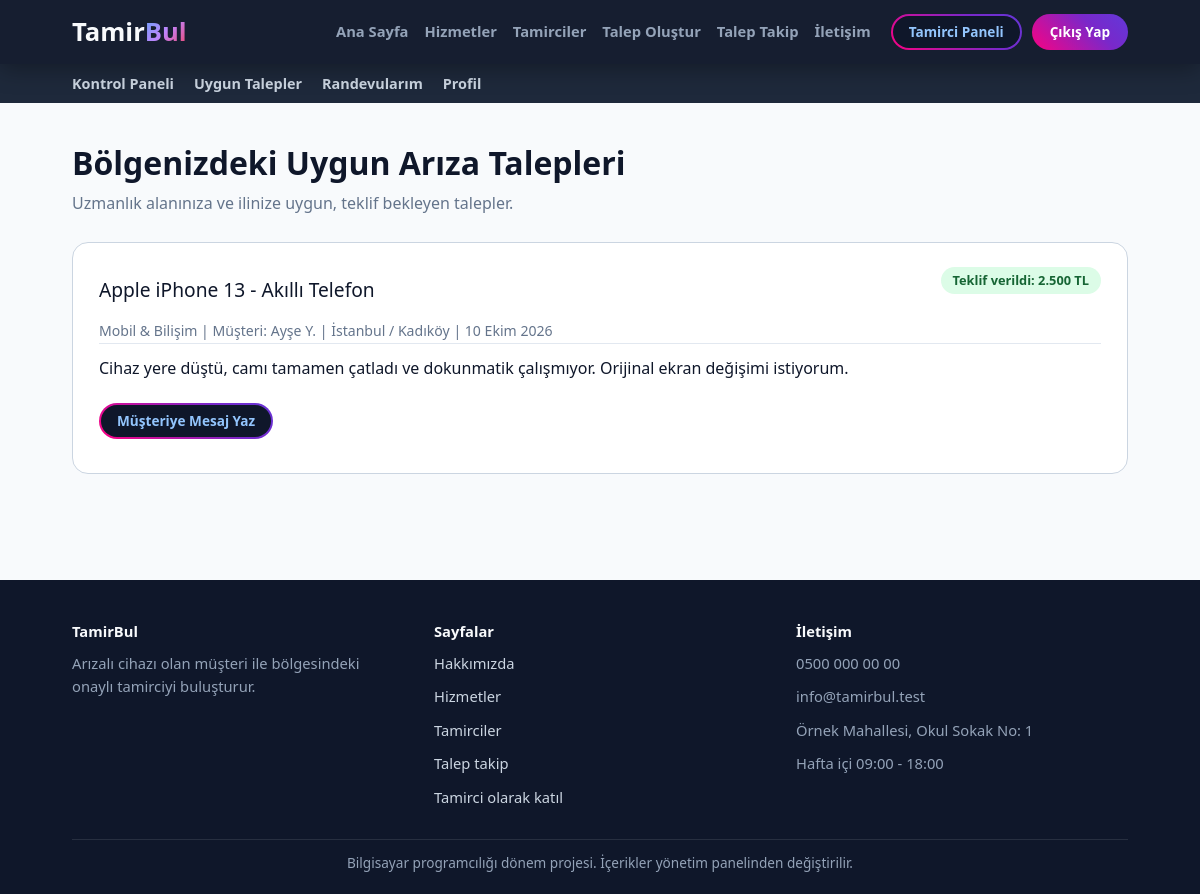
Screenshot of /tamirci/gelen-talepler.php (signed in) with the database file from the repository.
### tables this page shows
CREATE TABLE site_ayarlari (
    id INT AUTO_INCREMENT PRIMARY KEY,  
    anahtar VARCHAR(50) NOT NULL UNIQUE,  
    deger TEXT NOT NULL,  
    etiket VARCHAR(100) NOT NULL DEFAULT ''  
);

CREATE TABLE talepler (
    id INT AUTO_INCREMENT PRIMARY KEY,  
    musteri_id INT NOT NULL,  
    hizmet_id INT NULL,  
    tamirci_id INT NULL,  
    kategori_id INT NOT NULL,  
    cihaz_turu VARCHAR(80) NOT NULL,  
    marka VARCHAR(50) NOT NULL,  
    model VARCHAR(50) NOT NULL,  
    ariza TEXT NOT NULL,  
    resim VARCHAR(255) NOT NULL DEFAULT '',  
    sehir VARCHAR(50) NOT NULL,  
    ilce VARCHAR(50) NOT NULL,  
    durum VARCHAR(30) NOT NULL,  
    takip_kodu VARCHAR(20) NOT NULL,  
    puan TINYINT NOT NULL DEFAULT 0,  
    olusturma_tarihi DATETIME NOT NULL  
);

CREATE TABLE teklifler (
    id INT AUTO_INCREMENT PRIMARY KEY,  
    talep_id INT NOT NULL,  
    tamirci_id INT NOT NULL,  
    fiyat DECIMAL(10,2) NOT NULL,  
    sure VARCHAR(50) NOT NULL,  
    aciklama TEXT NOT NULL,  
    durum VARCHAR(20) NOT NULL,  
    tarih DATETIME NOT NULL  
);

CREATE TABLE kategoriler (
    id INT AUTO_INCREMENT PRIMARY KEY,  
    ad VARCHAR(80) NOT NULL,  
    aciklama TEXT NOT NULL,  
    resim VARCHAR(255) NOT NULL DEFAULT ''  
);

CREATE TABLE kullanicilar (
    id INT AUTO_INCREMENT PRIMARY KEY,  
    ad VARCHAR(50) NOT NULL,  
    soyad VARCHAR(50) NOT NULL,  
    eposta VARCHAR(100) NOT NULL UNIQUE,  
    sifre VARCHAR(255) NOT NULL,  
    telefon VARCHAR(20) NOT NULL,  
    rol VARCHAR(20) NOT NULL,  
    isletme_adi VARCHAR(100) NOT NULL DEFAULT '',  
    sehir VARCHAR(50) NOT NULL,  
    ilce VARCHAR(50) NOT NULL DEFAULT '',  
    adres TEXT NOT NULL,  
    hakkinda TEXT NOT NULL,  
    onayli TINYINT NOT NULL DEFAULT 0,  
    kayit_tarihi DATETIME NOT NULL  
);

### ortak/hazirla.php (called while the page is built, shortened)
<?php
if (is_dir("ortak")) {
    $kok = "";
} else {
    $kok = "../";
}
include __DIR__ . "/baglanti.php";
include __DIR__ . "/guvenlik.php";

### ortak/baglanti.php (called while the page is built, shortened)
<?php
$baglanti = mysqli_connect("127.0.0.1", "root", "", "tamirbul");
$veritabani_hazir = ($baglanti != false);
if ($veritabani_hazir) {
    mysqli_set_charset($baglanti, "utf8mb4");
}
function sorgula($sorgu) {
    global $baglanti;
    return mysqli_query($baglanti, $sorgu);
}
function satirlar($sorgu) {
    $liste = array();
    $sonuc = sorgula($sorgu);
    while ($sonuc && $satir = mysqli_fetch_assoc($sonuc)) {
        $liste[] = $satir;
    }
    return $liste;
}
function tek_satir($sorgu) {
    $liste = satirlar($sorgu);
    return $liste[0];
}
function sayi_getir($sorgu) {
    $satir = tek_satir($sorgu);
    return (int) reset($satir);
}
function temizle($yazi) {
    global $baglanti;
    return mysqli_real_escape_string($baglanti, $yazi);
}
function ayar_getir($anahtar, $yoksa_bu) {
    $satir = tek_satir("SELECT deger FROM site_ayarlari WHERE anahtar = '" . temizle($anahtar) . "'");
    return $satir["deger"];
}

### ortak/guvenlik.php (called while the page is built, shortened)
<?php
function giris_yapildi_mi() {
    return isset($_SESSION["kullanici_id"]);
}
function temiz_yaz($metin) {
    return htmlspecialchars($metin, ENT_QUOTES, "UTF-8");
}
function fiyat_yaz($fiyat) {
    return number_format((float) $fiyat, 0, ",", ".") . " TL";
}
function tarih_yaz($tarih) {
    $zaman = strtotime($tarih);
    $aylar = array("", "Ocak", "Şubat", "Mart", "Nisan", "Mayıs", "Haziran", "Temmuz", "Ağustos", "Eylül", "Ekim", "Kasım", "Aralık");
    return date("d", $zaman) . " " . $aylar[(int) date("n", $zaman)] . " " . date("Y", $zaman);
}
function kisa_ad($ad, $soyad) {
    return $ad . " " . mb_substr($soyad, 0, 1, "UTF-8") . ".";
}

### tamirci/uygun-talepler-sorgu.php (called while the page is built)
<?php
$ben = tek_satir("SELECT sehir FROM kullanicilar WHERE id = $benim_id");
$benim_sehir = temizle($ben["sehir"]);
$sorgu = "SELECT talepler.*, kategoriler.ad AS kategori_adi, kullanicilar.ad AS musteri_ad, kullanicilar.soyad AS musteri_soyad, benim_teklif.fiyat AS benim_fiyat, benim_teklif.sure AS benim_sure FROM talepler";
$sorgu = $sorgu . " INNER JOIN kategoriler ON kategoriler.id = talepler.kategori_id";
$sorgu = $sorgu . " INNER JOIN kullanicilar ON kullanicilar.id = talepler.musteri_id";
$sorgu = $sorgu . " INNER JOIN tamirci_yetkinlikleri ON tamirci_yetkinlikleri.kategori_id = talepler.kategori_id AND tamirci_yetkinlikleri.tamirci_id = $benim_id";
$sorgu = $sorgu . " LEFT JOIN teklifler AS benim_teklif ON benim_teklif.talep_id = talepler.id AND benim_teklif.tamirci_id = $benim_id";
$sorgu = $sorgu . " WHERE talepler.durum = 'beklemede' AND talepler.sehir = '$benim_sehir'";
$sorgu = $sorgu . " ORDER BY talepler.id DESC";
$uygun_talepler = satirlar($sorgu);

### tamirci/gelen-talepler.php (the view, shortened to what this page needs)
<?php
include "../ortak/hazirla.php";
$benim_id = (int) $_SESSION["kullanici_id"];
include "uygun-talepler-sorgu.php";
include "../ortak/baslik.php";
include "menu.php";
?>
<section class="dashboard-section">
    <div class="container">
        <div class="dashboard-header">
            <h2>Bölgenizdeki Uygun Arıza Talepleri</h2>
            <p>Uzmanlık alanınıza ve ilinize uygun, teklif bekleyen talepler.</p>
        </div>
        <div class="requests-list">
            <?php if ($onayli != 1) { ?>
                <p class="bos-liste">Talepleri görmek için yönetici onayı gerekiyor.</p>
            <?php } else { ?>
                <?php foreach ($uygun_talepler as $talep) { ?>
                    <div class="request-item">
                        <div class="request-header">
                            <span class="request-title"><?php echo temiz_yaz($talep["marka"] . " " . $talep["model"] . " - " . $talep["cihaz_turu"]); ?></span>
                            <?php if ($talep["benim_fiyat"] !== null) { ?>
                                <span class="badge badge-success">Teklif verildi: <?php echo fiyat_yaz($talep["benim_fiyat"]); ?></span>
                            <?php } else { ?>
                                <span class="badge badge-warning">Teklif Bekliyor</span>
                            <?php } ?>
                        </div>
                        <div class="request-meta"><?php echo temiz_yaz($talep["kategori_adi"]); ?> | Müşteri: <?php echo temiz_yaz(kisa_ad($talep["musteri_ad"], $talep["musteri_soyad"])); ?> | <?php echo temiz_yaz($talep["sehir"] . " / " . $talep["ilce"]); ?> | <?php echo tarih_yaz($talep["olusturma_tarihi"]); ?></div>
                        <div class="request-desc"><?php echo temiz_yaz($talep["ariza"]); ?></div>
                        <div class="offer-actions">
                            <?php if ($talep["benim_fiyat"] === null) { ?>
                                <a class="btn btn-sm btn-secondary" href="teklif-ver.php?talep_id=<?php echo (int) $talep["id"]; ?>">Hemen Fiyat Teklifi Ver</a>
                            <?php } else { ?>
                                <a class="btn btn-sm btn-outline" href="../sohbet.php?talep=<?php echo (int) $talep["id"]; ?>">Müşteriye Mesaj Yaz</a>
                            <?php } ?>
                        </div>
                    </div>
                <?php } ?>
            <?php } ?>
        </div>
    </div>
</section>
<?php
include "../ortak/altlik.php";
?>

### ortak/baslik.php (shortened to what this page needs)
<?php
$site_adi = ayar_getir("site_adi", "TamirBul");
$logo_on = mb_substr($site_adi, 0, 5, "UTF-8");
$logo_arka = mb_substr($site_adi, 5, null, "UTF-8");
$acik_dosya = basename($_SERVER["PHP_SELF"]);
$menu_linkleri = array(
    "index.php" => "Ana Sayfa",
    "hizmetler.php" => "Hizmetler",
    "tamirciler.php" => "Tamirciler",
    "talep-olustur.php" => "Talep Oluştur",
    "talep-takip.php" => "Talep Takip",
    "iletisim.php" => "İletişim"
);
$panel_adresi = "musteri/panel.php";
$panel_yazisi = "Hesabım";
if (isset($_SESSION["rol"]) && $_SESSION["rol"] == "tamirci") {
    $panel_adresi = "tamirci/panel.php";
    $panel_yazisi = "Tamirci Paneli";
}
?>
<!DOCTYPE html>
<html lang="tr">
<head>
    <link rel="stylesheet" href="<?php echo $kok; ?>css/stil.css">
</head>
<body>
    <header class="navbar">
        <div class="container navbar-container">
            <a class="logo" href="<?php echo $kok; ?>index.php">
                <h1><?php echo temiz_yaz($logo_on); ?><span><?php echo temiz_yaz($logo_arka); ?></span></h1>
            </a>
            <div id="menu" class="menu">
                <nav class="nav-menu">
                    <ul>
                        <?php foreach ($menu_linkleri as $dosya => $yazi) { ?>
                            <li><a href="<?php echo $kok . $dosya; ?>" <?php if ($acik_dosya == $dosya && $kok == "") { echo 'class="active"'; } ?>><?php echo $yazi; ?></a></li>
                        <?php } ?>
                    </ul>
                </nav>
                <?php if (giris_yapildi_mi()) { ?>
                    <div class="user-profile-menu">
                        <a class="btn btn-sm btn-outline" href="<?php echo $kok . $panel_adresi; ?>"><?php echo $panel_yazisi; ?></a>
                        <a class="btn btn-sm btn-secondary" href="<?php echo $kok; ?>cikis.php">Çıkış Yap</a>
                    </div>
                <?php } ?>
            </div>
        </div>
    </header>
    <main>

### ortak/altlik.php (shortened to what this page needs)
<?php
$alt_site_adi = ayar_getir("site_adi", "TamirBul");
$alt_aciklama = ayar_getir("altlik_aciklama", "");
$alt_telefon = ayar_getir("telefon", "");
$alt_eposta = ayar_getir("eposta", "");
$alt_adres = ayar_getir("adres", "");
$alt_saat = ayar_getir("calisma_saatleri", "");
$alt_not = ayar_getir("altlik_not", "");
?>
    </main>
    <footer class="footer">
        <div class="container footer-container">
            <div>
                <strong><?php echo temiz_yaz($alt_site_adi); ?></strong>
                <p><?php echo temiz_yaz($alt_aciklama); ?></p>
            </div>
            <div>
                <strong>Sayfalar</strong>
                <p><a href="<?php echo $kok; ?>hakkimizda.php">Hakkımızda</a></p>
                <p><a href="<?php echo $kok; ?>hizmetler.php">Hizmetler</a></p>
                <p><a href="<?php echo $kok; ?>tamirciler.php">Tamirciler</a></p>
                <p><a href="<?php echo $kok; ?>talep-takip.php">Talep takip</a></p>
                <p><a href="<?php echo $kok; ?>tamirci-kayit.php">Tamirci olarak katıl</a></p>
            </div>
            <div>
                <strong>İletişim</strong>
                <p><?php echo temiz_yaz($alt_telefon); ?></p>
                <p><?php echo temiz_yaz($alt_eposta); ?></p>
                <p><?php echo temiz_yaz($alt_adres); ?></p>
                <p><?php echo temiz_yaz($alt_saat); ?></p>
            </div>
        </div>
        <div class="container alt-not">
            <p><?php echo temiz_yaz($alt_not); ?></p>
        </div>
    </footer>
</body>
</html>

### css/stil.css (style rules this page uses)
:root { --primary: #2563eb; --primary-dark: #1d4ed8; --secondary: #10b981; --background: #f8fafc; --text: #0f172a; --text-light: #64748b; --border: #cbd5e1; --navy: #0f172a; --radius-lg: 16px; --radius-sm: 10px; }
* { margin: 0; padding: 0; box-sizing: border-box; }
body { font-family: "Segoe UI", Tahoma, Arial, sans-serif; background: var(--background); color: var(--text); line-height: 1.6; min-height: 100vh; display: flex; flex-direction: column; }
main { flex: 1; }
h1, h2, h3, h4, h5 { line-height: 1.25; }
a { color: var(--primary); }
p { margin-bottom: 10px; }
.container, .kapsayici { width: 88%; max-width: 1200px; margin: 0 auto; }
.btn { display: inline-flex; justify-content: center; align-items: center; position: relative; overflow: hidden; padding: 11px 26px; border: none; border-radius: 40px; text-decoration: none; font-weight: 700; font-size: 0.95rem; font-family: inherit; cursor: pointer; color: #ffffff; z-index: 1; transition: transform 0.3s, box-shadow 0.3s; white-space: nowrap; }
.btn::before { content: ""; position: absolute; top: -2px; left: -2px; right: -2px; bottom: -2px; background: linear-gradient(45deg, #ff007f, #7928ca, #4f46e5, #3b82f6, #00ff87, #ff007f); background-size: 400%; z-index: -1; animation: renkKaydir 6s linear infinite; }
.btn-outline { color: #93c5fd; }
.btn-outline::after { content: ""; position: absolute; top: 2px; left: 2px; right: 2px; bottom: 2px; background: #0f172a; border-radius: 40px; z-index: -1; }
.btn-sm { padding: 7px 18px; font-size: 0.85rem; }
.navbar { background: rgba(15, 23, 42, 0.97); box-shadow: 0 4px 25px rgba(0, 0, 0, 0.35); position: sticky; top: 0; z-index: 1000; }
.navbar-container { display: flex; align-items: center; gap: 20px; padding: 14px 0; }
.logo { text-decoration: none; flex-shrink: 0; }
.logo h1 { font-size: 1.6rem; font-weight: 900; color: #f8fafc; }
.logo span { background: linear-gradient(135deg, #60a5fa, #c084fc, #f43f5e); -webkit-background-clip: text; background-clip: text; -webkit-text-fill-color: transparent; }
.menu { display: flex; align-items: center; flex: 1; gap: 20px; }
.nav-menu { margin-left: auto; }
.nav-menu ul { display: flex; list-style: none; gap: 16px; }
.nav-menu a { color: #94a3b8; text-decoration: none; font-weight: 600; font-size: 0.92rem; }
.auth-buttons, .user-profile-menu { display: flex; align-items: center; gap: 10px; }
.dashboard-section, .sayfa { padding: 40px 0 60px 0; }
.dashboard-header { margin-bottom: 26px; }
.dashboard-header h2, .sayfa h1 { font-size: 2rem; margin-bottom: 8px; }
.dashboard-header p, .giris-metni { color: var(--text-light); margin-bottom: 20px; }
.kart-dugmeleri, .offer-actions, .detail-actions { display: flex; flex-wrap: wrap; align-items: center; gap: 10px; margin: 10px 0; }
.requests-list { display: flex; flex-direction: column; gap: 18px; margin-bottom: 26px; }
.request-item-card, .request-item { background: #ffffff; border: 1px solid var(--border); border-radius: var(--radius-lg); padding: 24px 26px; margin-bottom: 20px; }
.request-item-header, .request-header { display: flex; justify-content: space-between; align-items: flex-start; flex-wrap: wrap; gap: 10px; margin-bottom: 10px; }
.request-item-card h3, .request-item-card h4, .request-title { font-size: 1.2rem; margin: 8px 0 4px 0; }
.request-date, .request-meta { color: var(--text-light); font-size: 0.88rem; }
.request-item-body, .request-desc { padding: 12px 0; border-top: 1px solid #e2e8f0; }
.badge { display: inline-block; padding: 3px 12px; border-radius: 20px; font-size: 0.8rem; font-weight: 700; }
.badge-success { background: #dcfce7; color: #166534; }
.footer { background: var(--navy); color: #94a3b8; padding: 40px 0 10px 0; font-size: 0.92rem; }
.footer a { color: #cbd5e1; text-decoration: none; }
.footer strong { color: #f8fafc; display: block; margin-bottom: 8px; }
.footer-container { display: flex; gap: 30px; }
.footer-container > div { flex: 1; }
.alt-not { border-top: 1px solid rgba(255, 255, 255, 0.1); margin-top: 20px; padding-top: 12px; text-align: center; font-size: 0.85rem; }

### rows the page displays
site_ayarlari: deger "Tamir", deger "Bul", deger "TamirBul"
talepler: marka+model+cihaz_turu "Apple iPhone 13 - Akıllı Telefon", teklifler.fiyat "2.500 TL", kategoriler.ad "Mobil & Bilişim", kullanicilar.ad+soyad "Ayşe Y.", temiz_yaz($talep["sehir"] . " / " . $talep["ilce"]) "İstanbul / Kadıköy", olusturma_tarihi "10 Ekim 2026", ariza "Cihaz yere düştü, camı tamamen çatladı ve dokunmatik çalışmıyor. Orijinal ekran değişimi istiyorum."
site_ayarlari: deger "Arızalı cihazı olan müşteri ile bölgesindeki onaylı tamirciyi buluşturur."
site_ayarlari: deger "0500 000 00 00"
site_ayarlari: deger "info@tamirbul.test"
site_ayarlari: deger "Örnek Mahallesi, Okul Sokak No: 1"
site_ayarlari: deger "Hafta içi 09:00 - 18:00"
site_ayarlari: deger "Bilgisayar programcılığı dönem projesi. İçerikler yönetim panelinden değiştirilir."

### other values shown
$yazi "Ana Sayfa"
$yazi "Hizmetler"
$yazi "Tamirciler"
$yazi "Talep Oluştur"
$yazi "Talep Takip"
$yazi "İletişim"
$panel_yazisi "Tamirci Paneli"
